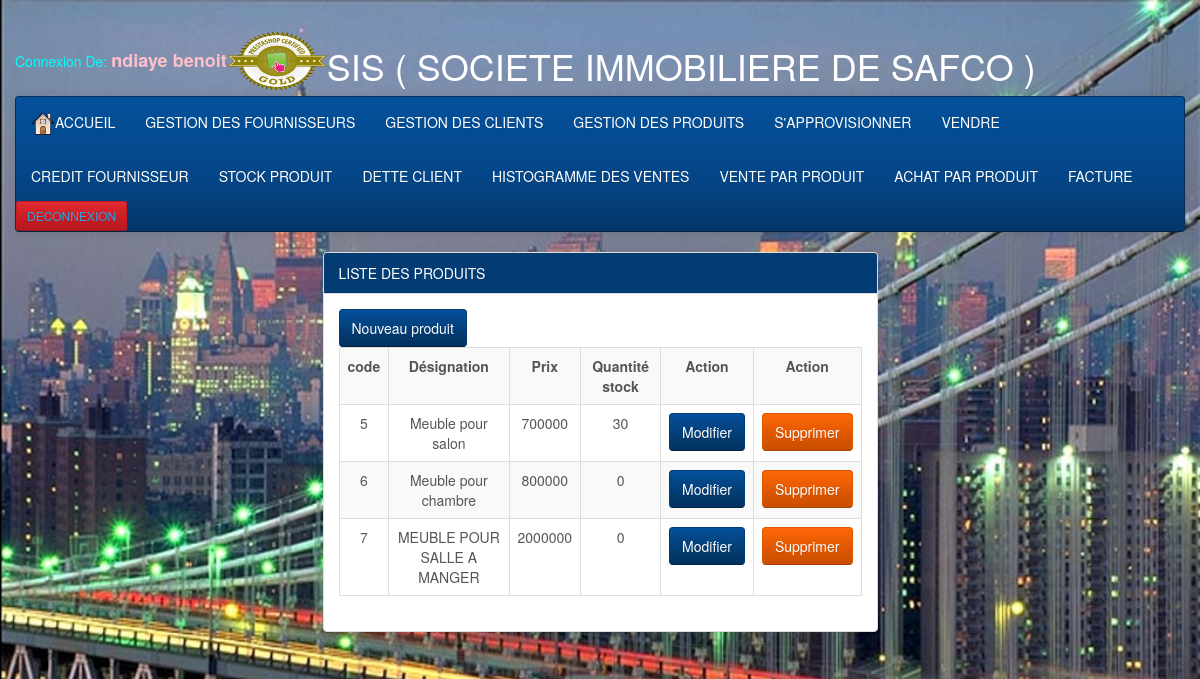
/Views/Lproduit.php, run on the app's committed database.
### tables this page shows
CREATE TABLE IF NOT EXISTS `produit` (
`code` int(11) NOT NULL,
  `designation` varchar(50) NOT NULL,
  `prix` int(11) NOT NULL,
  `qtstock` int(11) NOT NULL
);

### Model/Produitdao.php (called while the page is built, shortened)
<?php
	function listproduit()
	{
		$sql = "SELECT * FROM produit";
		$connect = getConnection();
		$result = mysqli_query($connect, $sql);
		return $result;
	}
?>

### Views/Lproduit.php (the view, shortened to what this page needs)
<!DOCTYPE html>
<html>
<head>
	<link rel="stylesheet" type="text/css" href="style/bootstrap-cerulean.min.css">
	<link rel="stylesheet" type="text/css" href="style/style.css">
</head>
<body>
 <div id="point">
<?php
$f=fopen("tmp.csv","r");
	while($row=fgetcsv($f,1000,";"))
	{
		$l=$row[0]; $p=$row[1];
	}
	?>
</div>
 <div class="container col-lg-12">
<table>
<tr><td><?php echo  "<FONT COLOR='CYAN' > Connexion De: <FONT COLOR='PINK' size='4'  '> <b> ".$l." ".$p; "</FONT></b>"?></td>
<td><img src="img/logo.png" width="100" height="60"></td> <td><h1><FONT COLOR='white' >SIS ( SOCIETE  IMMOBILIERE  DE  SAFCO )</FONT></h1></td>
</tr>
</table>
<nav class="navbar navbar-inverse">
    <div class="nav navbar-nav">
			<li><a href="accueil.php"><img src="img/home.png">ACCUEIL</a></li>
			<li><a href="Lfournisseur.php">GESTION DES FOURNISSEURS</a></li>
			<li><a href="Lclient.php">GESTION DES CLIENTS</a></li>
			<li><a href="Lproduit.php">GESTION DES PRODUITS</a></li>
			<li><a href="achat.php">S'APPROVISIONNER</a></li>
			<li><a href="vente.php">VENDRE</a></li>
    </div>
    <div class="nav navbar-nav">
			<li><a href="creditF.php">CREDIT FOURNISSEUR</a></li>
		    <li><a href="Stock.php">STOCK PRODUIT</a></li>
			<li><a href="creditCli.php"> DETTE CLIENT</a></li>
			<li><a href="Histogramme.php">HISTOGRAMME DES VENTES</a></li>
			<li><a href="venteparprod.php">VENTE PAR PRODUIT</a></li>
			<li><a href="achatparprod.php">ACHAT PAR PRODUIT</a></li>
			<li><a href="facture.php">FACTURE</a></li>
			<li><div class="btn btn-danger btn-sm"><a href="Fdeconnection.php">DECONNEXION</a></div></li>
    </div>
    </nav>
    <div class="container col-md-6 col-md-offset-3 marge">
		<div class="panel panel-info">
			<div class="panel-heading">LISTE DES PRODUITS</div>
				<div class="panel-body">
					<a href="FAjoutProd.php" class="btn btn-info">Nouveau produit</a>
					<table class="table table-bordered table-striped">
						<tr>
							<th class="text text-center">code</th>
							<th class="text text-center">Désignation</th>
							<th class="text text-center">Prix</th>
							<th class="text text-center">Quantité stock</th>
							<th class="text text-center">Action</th>
							<th class="text text-center">Action</th>
						</tr>
						<?php
							require_once '../Model/Produitdao.php';
							$result = Listproduit();
							while ( $tab = mysqli_fetch_assoc($result))
							{
								echo "<tr>";
									echo "<td class='text text-center'>$tab[code]</td>";
									echo "<td class='text text-center'>$tab[designation]</td>";
									echo "<td class='text text-center'>$tab[prix]</td>";
									echo "<td class='text text-center'>$tab[qtstock]</td>";
									echo "<td><a href='FModifProd.php?code=$tab[code]' class='btn btn-info btn-block'>Modifier</a></td>";
									echo "<td><a href='../Controller/TSupProd.php?code=$tab[code]' class='btn btn-warning btn-block' onClick='return confirmation();'>Supprimer</a></td>";
								echo "</tr>";
							}
						?>
					</table>
				</div>
		</div>
	</div>
	</div>
</body>
</html>

### Views/Style/style.css (style rules this page uses)
body { background-image: url('../img/beau.jpg'); background-size: 100%; }
#point { -webkit-animation: mymove3 1s linear 2s ; animation: mymove3 2.5s infinite; width:297px; height:26px; margin-left:27px; display:block; float:left; border:0px solid; border-radius:15px 15px; }

### data on the page
produit: code "5", designation "Meuble pour salon", prix "700000", qtstock "30"
produit: code "6", designation "Meuble pour chambre", prix "800000", qtstock "0"
produit: code "7", designation "MEUBLE POUR SALLE A MANGER", prix "2000000", qtstock "0"

### other printed values
$l "ndiaye"
$p "benoit"
